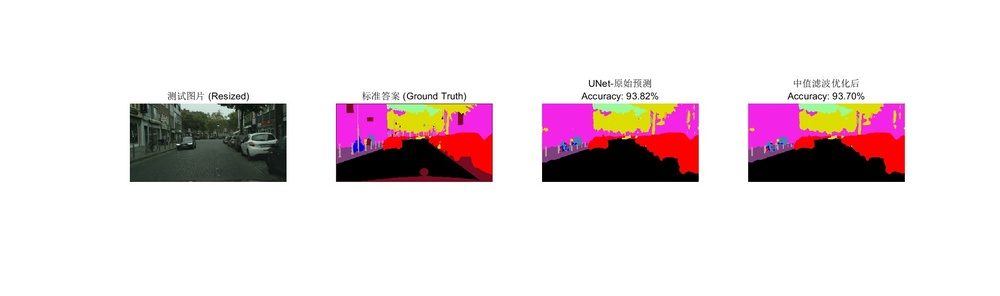
%> input picture matlab/源代码/MATLAB_SVM_Cityscapes/unet预测结果.jpg, 1000 x 296 px, shrunk from 1902 x 563 before the run
$ octave --eval "result = extract_pixel_features(imread('unet预测结果.jpg'));"   (GNU Octave 9; MATLAB toolbox functions it lacks are replaced by stand-ins)
%> lines starting %> are read from the running program, lines starting %| are printed output that depends on the picture
function features = extract_pixel_features(img)
    [h, w, ~] = size(img);
%> h = 296; w = 1000
    numPixels = h * w;
%> numPixels = 296000

    % 1. 颜色特征 (RGB, HSV, LAB)
    img_double = double(img);
    rgb = reshape(img_double, numPixels, 3) / 255;

    hsv = rgb2hsv(img);
%> hsv: size 296x1000x3 double; mean H, S, V 0.088, 0.0939, 0.915
    hsv = reshape(hsv, numPixels, 3);

    lab = rgb2lab(img);
%> lab: size 296x1000x3 double; mean of channels 1, 2, 3 89.1, 4.1, 1.1
    lab = reshape(lab, numPixels, 3);

    % 2. 位置特征 (归一化的x, y坐标)
    [X, Y] = meshgrid(1:w, 1:h);
    coords = [X(:)/w, Y(:)/h];

    % 3. 纹理特征 (5x5邻域标准差)
    gray_img = rgb2gray(img);
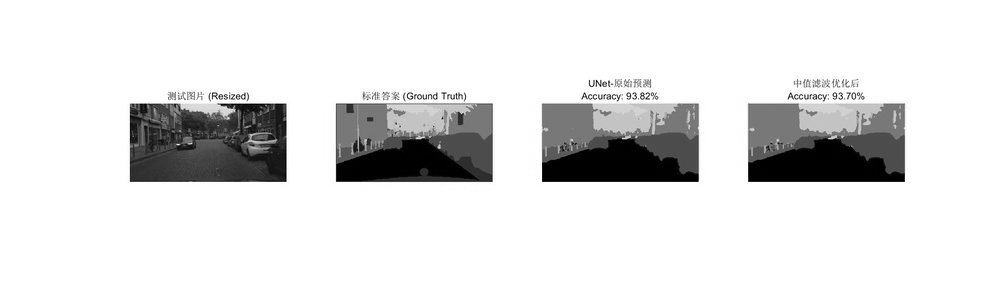
%> gray_img: size 296x1000 uint8; min 0, max 255, mean 224.7
    texture_std = stdfilt(gray_img, ones(5));
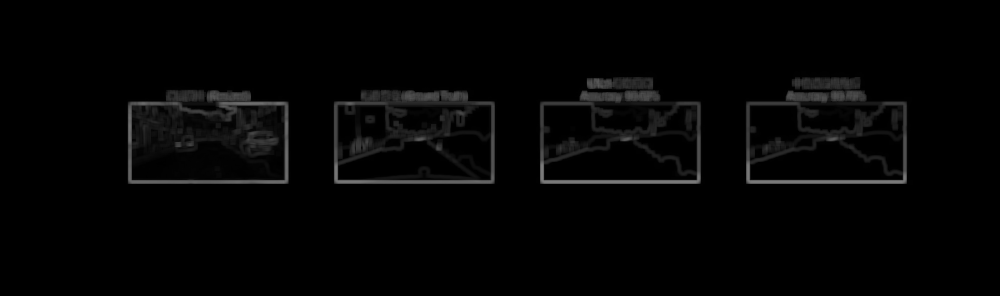
%> texture_std: size 296x1000 double; min 0, max 122.6, mean 4.5
    texture = double(texture_std(:)) / 255;

    % 组合所有特征
    features = [rgb, hsv, lab, coords, texture];
end
